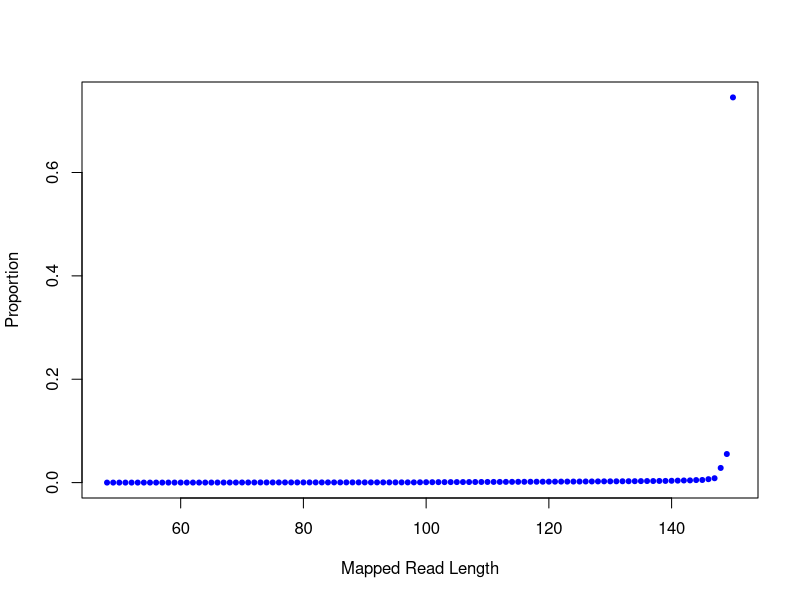

Source code (R):
png("/rds/user/is460/hpc-work/muscle-rnaseq/ezbamqc/output/figs/srpk3_hom_ttnb_het_8.readlen_profile.png",width=500,height=500,units="px")
readlen_val=c(48,49,50,51,52,53,54,55,56,57,58,59,60,61,62,63,64,65,66,67,68,69,70,71,72,73,74,75,76,77,78,79,80,81,82,83,84,85,86,87,88,89,90,91,92,93,94,95,96,97,98,99,100,101,102,103,104,105,106,107,108,109,110,111,112,113,114,115,116,117,118,119,120,121,122,123,124,125,126,127,128,129,130,131,132,133,134,135,136,137,138,139,140,141,142,143,144,145,146,147,148,149,150)
readlen_count=c(44,87,210,323,412,627,777,855,1016,1117,1411,1639,1710,1871,2081,2190,2551,2746,3338,3779,4245,4620,6244,6519,7141,8285,7832,8161,8702,9166,8870,9316,9317,9903,9761,9908,10102,10280,10446,10682,10628,11196,10708,10886,11624,11349,11532,11561,11858,11846,12250,16636,20573,21542,24103,25223,27028,27910,29634,30266,32394,33778,34868,36707,37426,39372,40692,42605,43988,45199,46893,48532,50819,51799,53763,55109,56411,57715,61225,62265,64856,68485,68345,70254,72885,74855,77420,80771,85093,85203,90335,91416,99046,106853,116049,120592,137957,142806,187421,238845,802676,1565611,21108139)
plot(readlen_val,(readlen_count/28321706),pch=20,xlab="Mapped Read Length",ylab="Proportion",col="blue")
dev.state=dev.off()
